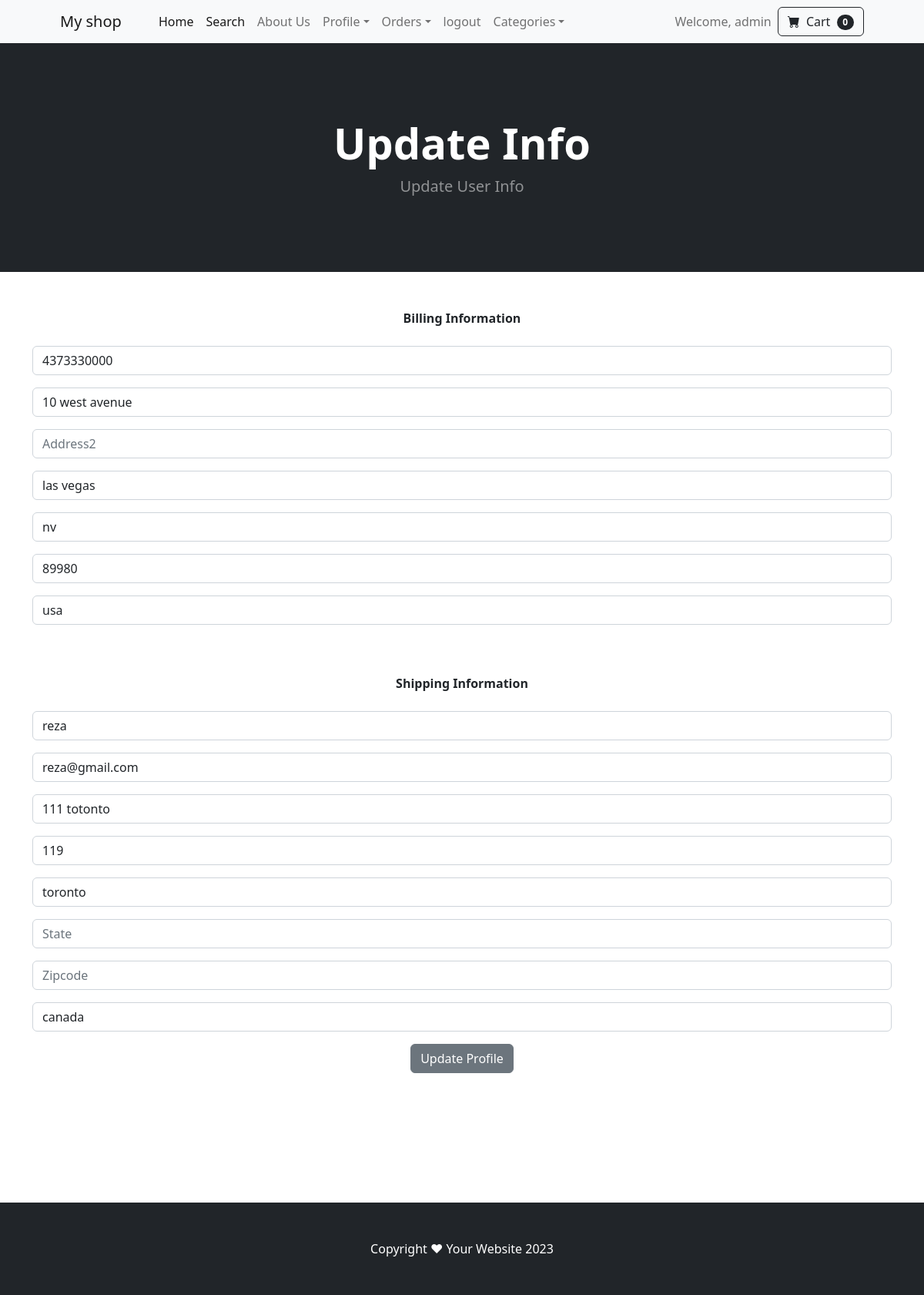
The page /update_info/ (signed in) on the database its author committed.
### shop/models.py (models this page shows, shortened)
class Profile(models.Model):
    user = models.OneToOneField(User, on_delete=models.CASCADE)
    date_modified = models.DateTimeField(User, auto_now=True)
    phone = models.CharField(max_length=20, blank=True)
    address1 =  models.CharField(max_length=200, blank=True)
    address2 =  models.CharField(max_length=200, blank=True)
    city = models.CharField(max_length=50, blank=True)
    state = models.CharField(max_length=50, blank=True)
    zipcode = models.CharField(max_length=20, blank=True)
    country = models.CharField(max_length=20, blank=True)
    old_cart = models.CharField(max_length=200, blank=True, null=True)

### payment/models.py (models this page shows, shortened)
class ShippingAddress(models.Model):
    user = models.ForeignKey(User, on_delete=models.CASCADE, null=True, blank=True)
    shipping_full_name = models.CharField(max_length=255)
    shipping_email = models.CharField(max_length=255)
    shipping_address1 = models.CharField(max_length=255)
    shipping_address2 = models.CharField(max_length=255, null=True, blank=True)
    shipping_city = models.CharField(max_length=255)
    shipping_state = models.CharField(max_length=255, null=True, blank=True)
    shipping_zipcode = models.CharField(max_length=255,null=True, blank=True)
    shipping_country = models.CharField(max_length=255)
    class Meta:
        verbose_name_plural = "Shipping Address"

### shop/views.py (the view)
# urls.py: path('update_info/', views.update_info, name="update_info"),
def update_info(request):
    if request.method == "POST":
        form = UserInfoFom(request.POST)
    if request.user.is_authenticated:
        current_user = Profile.objects.get(user__id=request.user.id)
        Shipping_user = ShippingAddress.objects.get(user__id=request.user.id)
        form = UserInfoFom(request.POST or None, instance=current_user)
        shipping_form = ShippingForm(request.POST or None, instance=Shipping_user)
        if form.is_valid() or shipping_form.is_valid():
            form.save()
            shipping_form.save()
            messages.success(request, "Your info has been updated!")
            return redirect('home')
        return render(request, 'update_info.html',{'form':form, 'shipping_form':shipping_form})
    else:
        messages.success(request, "You must be logged in to access the page!")
        return redirect('home')

### shop/forms.py
class UserInfoFom(forms.ModelForm):
    phone = forms.CharField(label="", widget=forms.TextInput(attrs={'class':'form-control', 'placeholder':'Phone'}), required=False)
    address1 =  forms.CharField(label="", widget=forms.TextInput(attrs={'class':'form-control', 'placeholder':'Address1'}), required=False)
    address2 =  forms.CharField(label="", widget=forms.TextInput(attrs={'class':'form-control', 'placeholder':'Address2'}), required=False)
    city = forms.CharField(label="", widget=forms.TextInput(attrs={'class':'form-control', 'placeholder':'city'}), required=False)
    state = forms.CharField(label="", widget=forms.TextInput(attrs={'class':'form-control', 'placeholder':'State'}), required=False)
    zipcode = forms.CharField(label="", widget=forms.TextInput(attrs={'class':'form-control', 'placeholder':'Zipcode'}), required=False)
    country = forms.CharField(label="", widget=forms.TextInput(attrs={'class':'form-control', 'placeholder':'Country'}), required=False)
    class Meta:
        model = Profile
        fields = ('phone', 'address1', 'address2', 'city', 'state', 'zipcode', 'country',)

### cart/cart.py (called while the page is built)
    def  __len__(self):
        return len(self.cart)

### cart/context_processors.py (called while the page is built)
def cart(request):
    return {'cart':Cart(request)}

### shop/templates/update_info.html (shortened to what this page needs)
{% extends 'base.html' %}
{% block content %}
<header class="bg-dark py-5">
    <div class="container px-4 px-lg-5 my-5">
        <div class="text-center text-white">
            <h1 class="display-4 fw-bolder">Update Info</h1>
            <p class="lead fw-normal text-white-50 mb-0">Update User Info</p>
        </div>
    </div>
</header>
<br><br>
<div class="container">
    <div class="row">
        <center>
            <div class="col=8">
                <strong>Billing Information</strong>
                <br/><br/>
                <form method="POST" action="{% url 'update_info' %}">
                    {{ form.as_p }}
                    <br><br>
                    <strong>Shipping Information</strong>
                    <br/><br/>
                    {{ shipping_form.as_p }}
                    <button type="submit" class="btn btn-secondary">Update Profile</button>
                </form>
                <br/><br/>
            </div>
        </center>
    </div>
</div>
<br><br><br><br><br>
{% endblock %}

### shop/templates/navbar.html (shortened to what this page needs)
 <nav class="navbar navbar-expand-lg navbar-light bg-light">
    <div class="container px-4 px-lg-5">
        <a class="navbar-brand" href="{% url 'home' %}">My shop</a>
        <div class="collapse navbar-collapse" id="navbarSupportedContent">
            <ul class="navbar-nav me-auto mb-2 mb-lg-0 ms-lg-4">
                <li class="nav-item"><a class="nav-link active" aria-current="page" href="{% url 'home' %}">Home</a></li>
                <li class="nav-item"><a class="nav-link active" aria-current="page" href="{% url 'search' %}">Search</a></li>
                <li class="nav-item"><a class="nav-link" href="{% url 'about' %}">About Us</a></li>
                {% if user.is_authenticated %}
                <li class="nav-item dropdown">
                    <a class="nav-link dropdown-toggle" id="navbarDropdown" href="#" role="button" data-bs-toggle="dropdown" aria-expanded="false">Profile</a>
                </li>
                {% if user.is_superuser %}
                <li class="nav-item dropdown">
                    <a class="nav-link dropdown-toggle" id="navbarDropdown" href="#" role="button" data-bs-toggle="dropdown" aria-expanded="false">Orders</a>
                </li>
                {% endif %}
                <li class="nav-item"><a class="nav-link" href="{% url 'logout' %}">logout</a></li>
                {% else %}
                <li class="nav-item"><a class="nav-link" href="{% url 'login' %}">login</a></li>
                <li class="nav-item"><a class="nav-link" href="{% url 'signup' %}">signup</a></li>
                {% endif %}
                <li class="nav-item dropdown">
                    <a class="nav-link dropdown-toggle" id="navbarDropdown" href="{% url 'category_summary' %}" role="button" data-bs-toggle="dropdown" aria-expanded="false">Categories</a>
                </li>
            </ul>
            <ul class="navbar-nav ms-auto mb-2 mb-lg-0">
                {% if user.is_authenticated %}
                    <li class="nav-item">
                        <a class="nav-link" href="#">Welcome, {{ user.username }}</a>
                    </li>
                {% endif %}
            </ul>
            <form class="d-flex">
                <a href="{% url 'cart_summary' %}" class="btn btn-outline-dark">
                    <i class="bi-cart-fill me-1"></i>
                    Cart
                    <span class="badge bg-dark text-white ms-1 rounded-pill" id="cart_quantity">{{ cart|length }}</span>
                </a>
            </form>
        </div>
    </div>
</nav>

### rows shown on the page
Profile: phone "4373330000", address1 "10 west avenue", city "las vegas", state "nv", zipcode "89980", country "usa"
ShippingAddress: shipping_full_name "reza", shipping_email "reza@gmail.com", shipping_address1 "111 totonto", shipping_address2 "119", shipping_city "toronto", shipping_country "canada"

### other values the page prints
{{ user.username }} "admin"
{{ cart|length }} "0"
